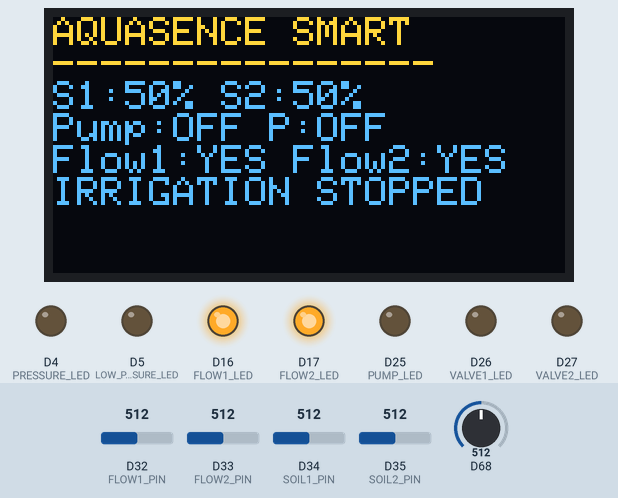
Simulated run of this sketch. Board: Arduino Due. Parts: 128×64 one-colour display, output pins drawn as LEDs (lit = HIGH). Inputs (shaded band) come from the test bench; at power-on: D34 (SOIL1_PIN) = 512, D32 (FLOW1_PIN) = 512, D33 (FLOW2_PIN) = 512, D35 (SOIL2_PIN) = 512, D68 = 512 (analog values on the 0–1023 scale). The OLED is the two-colour kind (top 16 rows yellow); what the sketch prints to the serial monitor is not drawn.

Above: at 2.2 s.
2.3 s: D34 (SOIL1_PIN) set to 375
At 2.9 s:
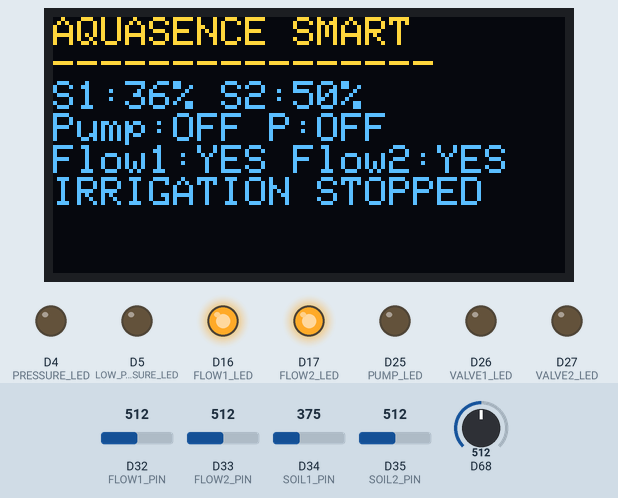
4.1 s: D34 (SOIL1_PIN) set to 346
At 5.3 s:
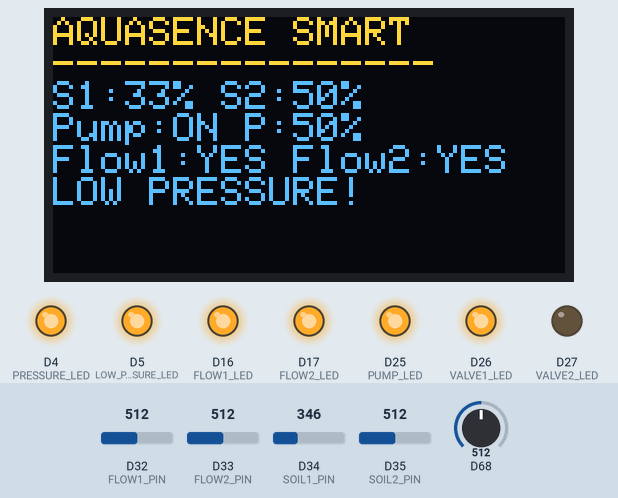
5.7 s: D32 (FLOW1_PIN) set to 124
7.2 s: D32 (FLOW1_PIN) set to 102
At 8.6 s:
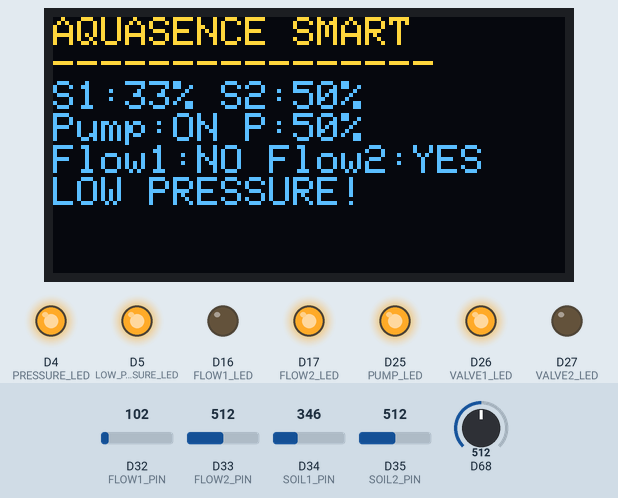
8.9 s: D33 (FLOW2_PIN) set to 121
10.4 s: D33 (FLOW2_PIN) set to 102
At 11.3 s:
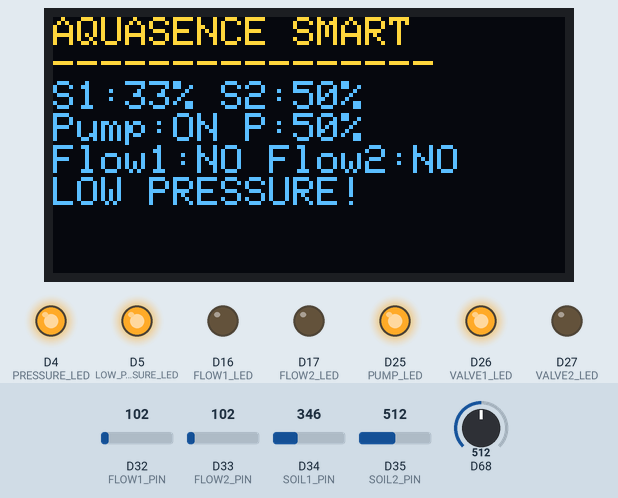
Timing chart, 0 to 13.1 s (numbered marks = the images above; inputs shaded):
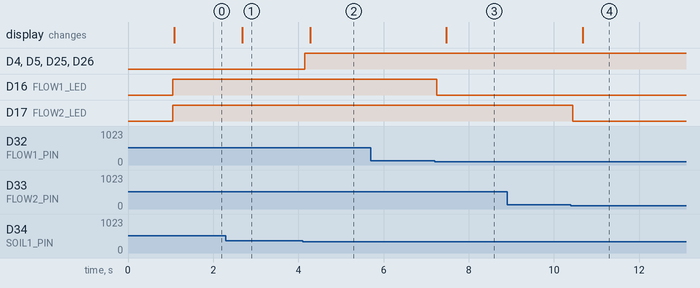

The sketch:

sketch.ino
```cpp
#include <Wire.h>
#include <Adafruit_GFX.h>
#include <Adafruit_SSD1306.h>

// ==============================================
// AQUASENCE SMART IRRIGATION SYSTEM
// Automatic irrigation + flow potentiometers
// ==============================================

#define SCREEN_WIDTH 128
#define SCREEN_HEIGHT 64
#define OLED_RESET -1
#define OLED_ADDRESS 0x3C

// Potentiometer inputs
const int SOIL1_PIN = 34;
const int SOIL2_PIN = 35;
const int PRESSURE_PIN = 14;
const int FLOW1_PIN = 32;
const int FLOW2_PIN = 33;

// LED outputs
const int PUMP_LED = 25;
const int VALVE1_LED = 26;
const int VALVE2_LED = 27;
const int FLOW1_LED = 16;
const int FLOW2_LED = 17;
const int PRESSURE_LED = 4;
const int LOW_PRESSURE_LED = 5;

// Thresholds
const int DRY_THRESHOLD = 35;
const int WET_TARGET = 100;
const int PRESSURE_LIMIT = 75;
const int FLOW_THRESHOLD = 10;

Adafruit_SSD1306 display(
  SCREEN_WIDTH, SCREEN_HEIGHT,
  &Wire, OLED_RESET
);

enum IrrigationState {
  STANDBY,
  ZONE1_WATERING,
  ZONE2_WATERING,
  COMPLETE
};

IrrigationState state = STANDBY;

int soil1 = 0;
int soil2 = 0;
int pressure = 0;
int flow1Level = 0;
int flow2Level = 0;

bool pumpOn = false;
bool valve1Open = false;
bool valve2Open = false;
bool flow1Detected = false;
bool flow2Detected = false;
bool lowPressure = false;

unsigned long lastUpdate = 0;

// Convert analog input to percentage
int readPercent(int pin) {
  int raw = analogRead(pin);
  return constrain((raw * 100L) / 4095, 0, 100);
}

// Read all potentiometers
void readSensors() {
  soil1 = readPercent(SOIL1_PIN);
  soil2 = readPercent(SOIL2_PIN);

  flow1Level = readPercent(FLOW1_PIN);
  flow2Level = readPercent(FLOW2_PIN);

  flow1Detected = flow1Level > FLOW_THRESHOLD;
  flow2Detected = flow2Level > FLOW_THRESHOLD;
}

// Start irrigation, choosing the drier zone first
void startIrrigation() {
  if (soil1 < DRY_THRESHOLD &&
      soil2 < DRY_THRESHOLD) {
    state = (soil1 <= soil2)
              ? ZONE1_WATERING
              : ZONE2_WATERING;
  } else if (soil1 < DRY_THRESHOLD) {
    state = ZONE1_WATERING;
  } else if (soil2 < DRY_THRESHOLD) {
    state = ZONE2_WATERING;
  }
}

// Automatic sequential irrigation
void controlIrrigation() {
  if (state == STANDBY || state == COMPLETE) {
    if (soil1 < DRY_THRESHOLD ||
        soil2 < DRY_THRESHOLD) {
      startIrrigation();
    }
  }

  pumpOn = false;
  valve1Open = false;
  valve2Open = false;

  if (state == ZONE1_WATERING) {
    pumpOn = true;
    valve1Open = true;

    if (soil1 >= WET_TARGET) {
      if (soil2 < WET_TARGET) {
        state = ZONE2_WATERING;
      } else {
        state = COMPLETE;
      }
    }
  } else if (state == ZONE2_WATERING) {
    pumpOn = true;
    valve2Open = true;

    if (soil2 >= WET_TARGET) {
      if (soil1 < WET_TARGET) {
        state = ZONE1_WATERING;
      } else {
        state = COMPLETE;
      }
    }
  }

  // Recalculate outputs after state changes
  if (state == ZONE1_WATERING) {
    pumpOn = true;
    valve1Open = true;
    valve2Open = false;
  } else if (state == ZONE2_WATERING) {
    pumpOn = true;
    valve1Open = false;
    valve2Open = true;
  } else {
    pumpOn = false;
    valve1Open = false;
    valve2Open = false;
  }

  // Pressure monitoring only while pump is ON
  if (pumpOn) {
    pressure = readPercent(PRESSURE_PIN);
    lowPressure = pressure < PRESSURE_LIMIT;
  } else {
    pressure = 0;
    lowPressure = false;
  }

  // Main indicators
  digitalWrite(PUMP_LED, pumpOn);
  digitalWrite(VALVE1_LED, valve1Open);
  digitalWrite(VALVE2_LED, valve2Open);

  // Flow LEDs follow their potentiometers
  digitalWrite(FLOW1_LED, flow1Detected);
  digitalWrite(FLOW2_LED, flow2Detected);

  digitalWrite(PRESSURE_LED, pumpOn);
  digitalWrite(LOW_PRESSURE_LED,
               pumpOn && lowPressure);
}

// OLED display
void updateDisplay() {
  display.clearDisplay();
  display.setTextSize(1);
  display.setTextColor(SSD1306_WHITE);
  display.setCursor(0, 0);

  display.println("AQUASENCE SMART");
  display.println("----------------");

  display.print("S1:");
  display.print(soil1);
  display.print("% S2:");
  display.print(soil2);
  display.println("%");

  display.print("Pump:");
  display.print(pumpOn ? "ON" : "OFF");

  display.print(" P:");
  if (pumpOn) {
    display.print(pressure);
    display.println("%");
  } else {
    display.println("OFF");
  }

  display.print("Flow1:");
  display.print(flow1Detected ? "YES" : "NO");
  display.print(" Flow2:");
  display.println(flow2Detected ? "YES" : "NO");

  if (lowPressure) {
    display.println("LOW PRESSURE!");
  } else if (state == ZONE1_WATERING) {
    display.println("ZONE 1 WATERING");
  } else if (state == ZONE2_WATERING) {
    display.println("ZONE 2 WATERING");
  } else {
    display.println("IRRIGATION STOPPED");
  }

  display.display();
}

// Serial diagnostics and leakage warnings
void printStatus() {
  Serial.println("\n--- AQUASENCE ---");

  Serial.print("Soil 1: ");
  Serial.print(soil1);
  Serial.println("%");

  Serial.print("Soil 2: ");
  Serial.print(soil2);
  Serial.println("%");

  Serial.print("Pump: ");
  Serial.println(pumpOn ? "ON" : "OFF");

  Serial.print("Pressure: ");
  if (pumpOn) {
    Serial.print(pressure);
    Serial.println("%");
  } else {
    Serial.println("INACTIVE");
  }

  Serial.print("Valve 1: ");
  Serial.println(valve1Open ? "OPEN" : "CLOSED");

  Serial.print("Valve 2: ");
  Serial.println(valve2Open ? "OPEN" : "CLOSED");

  Serial.print("Flow 1: ");
  Serial.println(flow1Level);

  Serial.print("Flow 2: ");
  Serial.println(flow2Level);

  if (pumpOn && lowPressure) {
    Serial.println("WARNING: LOW PRESSURE");
  }

  if (flow1Detected && !valve1Open) {
    Serial.println("POSSIBLE LEAK: CLOSED VALVE 1");
  }

  if (flow2Detected && !valve2Open) {
    Serial.println("POSSIBLE LEAK: CLOSED VALVE 2");
  }
}

void setup() {
  Serial.begin(115200);

  pinMode(PUMP_LED, OUTPUT);
  pinMode(VALVE1_LED, OUTPUT);
  pinMode(VALVE2_LED, OUTPUT);
  pinMode(FLOW1_LED, OUTPUT);
  pinMode(FLOW2_LED, OUTPUT);
  pinMode(PRESSURE_LED, OUTPUT);
  pinMode(LOW_PRESSURE_LED, OUTPUT);

  analogReadResolution(12);
  Wire.begin(21, 22);

  if (!display.begin(
        SSD1306_SWITCHCAPVCC, OLED_ADDRESS)) {
    Serial.println("OLED initialization failed!");
    while (true) {
      delay(100);
    }
  }

  digitalWrite(PUMP_LED, LOW);
  digitalWrite(VALVE1_LED, LOW);
  digitalWrite(VALVE2_LED, LOW);
  digitalWrite(FLOW1_LED, LOW);
  digitalWrite(FLOW2_LED, LOW);
  digitalWrite(PRESSURE_LED, LOW);
  digitalWrite(LOW_PRESSURE_LED, LOW);

  display.clearDisplay();
  display.setTextColor(SSD1306_WHITE);
  display.setTextSize(1);
  display.setCursor(0, 0);

  display.println("AQUASENCE");
  display.println("Automatic Irrigation");
  display.println("System Ready");
  display.display();

  delay(1000);
}

void loop() {
  readSensors();
  controlIrrigation();

  if (millis() - lastUpdate >= 500) {
    lastUpdate = millis();
    updateDisplay();
    printStatus();
  }

  delay(50);
}
```

Measured:
- the behaviour switches between 359 and 358 on D34 (SOIL1_PIN) (found by bisection; images 1 and 2)
- the behaviour switches between 113 and 112 on D32 (FLOW1_PIN) (found by bisection; images 2 and 3)
- the behaviour switches between 113 and 112 on D33 (FLOW2_PIN) (found by bisection; images 3 and 4)
- after the input at 2.3 s, the display: changes after 0.38 s (image 1)
- after the input at 4.1 s, D4 (PRESSURE_LED), D5 (LOW_PRESSURE_LED), D25 (PUMP_LED), D26 (VALVE1_LED): LOW → HIGH after 0.05 s; the display: changes after 0.18 s (image 2)
- after the input at 5.7 s, every drawn part: stays the same
- after the input at 7.2 s, D16 (FLOW1_LED): HIGH → LOW after 0.05 s; the display: changes after 0.28 s (image 3)
- after the input at 8.9 s, every drawn part: stays the same
- after the input at 10.4 s, D17 (FLOW2_LED): HIGH → LOW after 0.05 s; the display: changes after 0.27 s (image 4)
